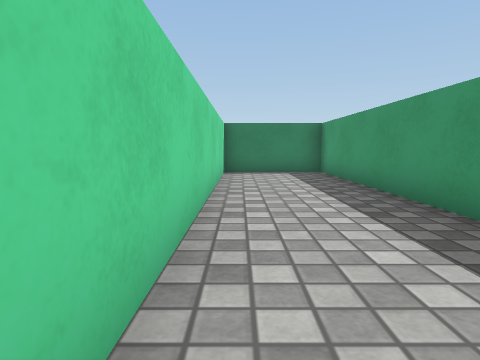
view 1 (above)

18 first-person views from a walk through a Unity game level. The camera is 0.41 m above the floor, tilts 6° down and sees 75° across. The floor is counted in squares, 0.5 m on a side. Each view is taken from the middle of a square. On the plan, view 1 faces up. The plan holds only what a view shows up to about 11 squares ahead; the rest is blank. The player character is not drawn. Surface patterns are stand-ins for the level's own textures.

view 2
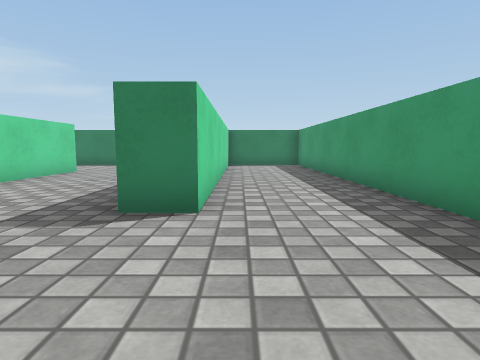

view 3
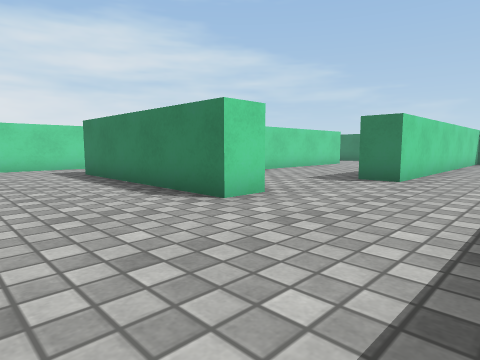

view 4
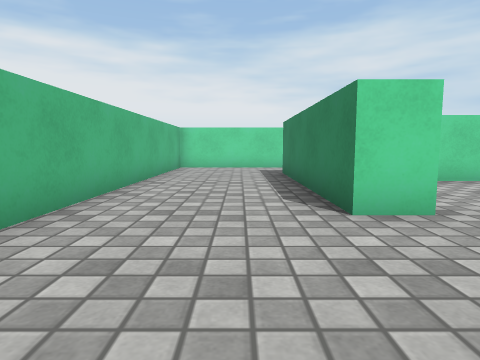

view 5
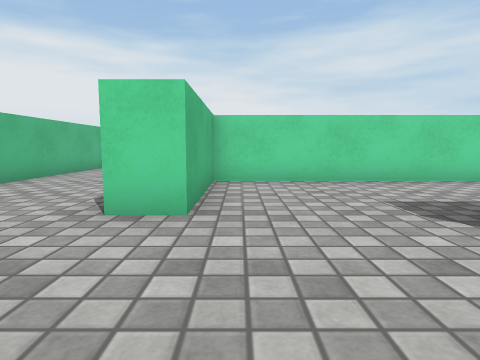

view 6
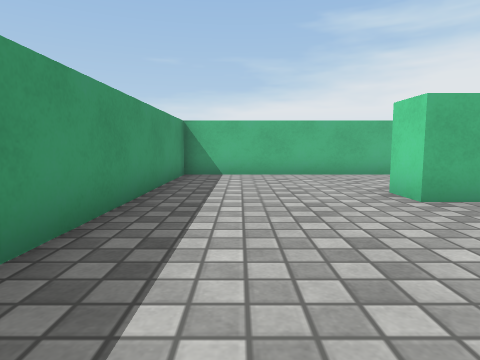

view 7
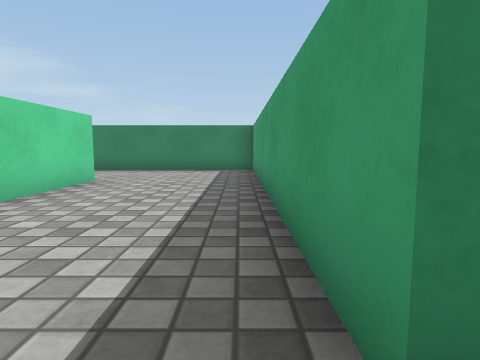

view 8
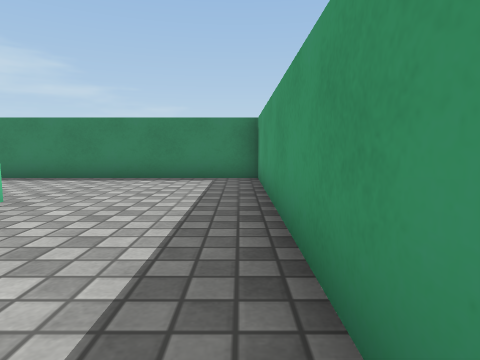

view 9
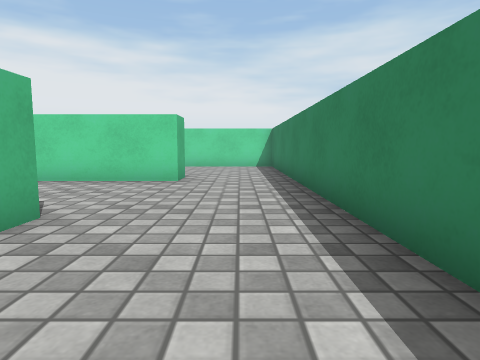

view 10
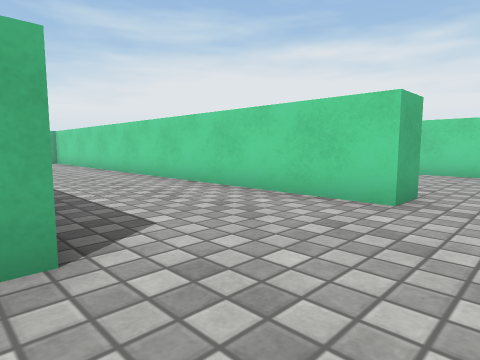

view 11
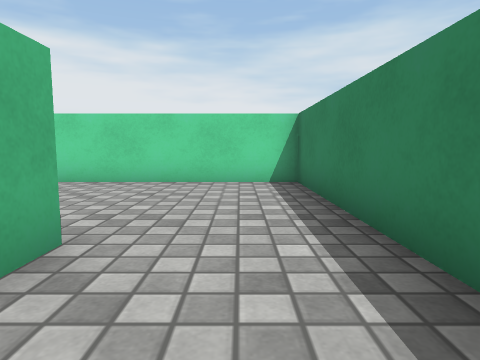

view 12
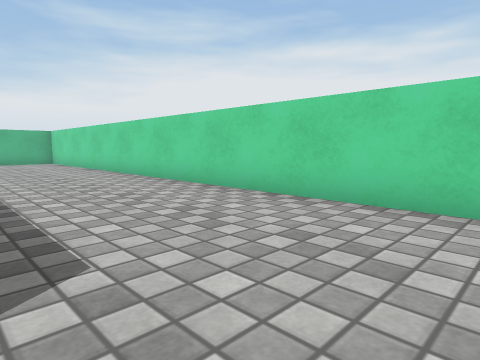

view 13
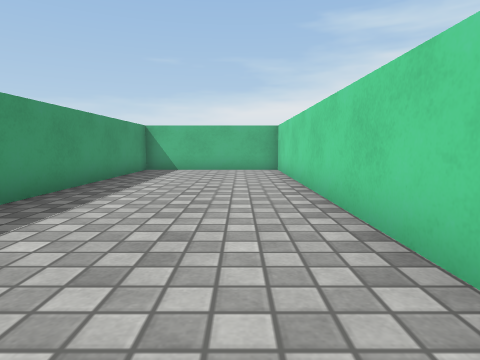

view 14
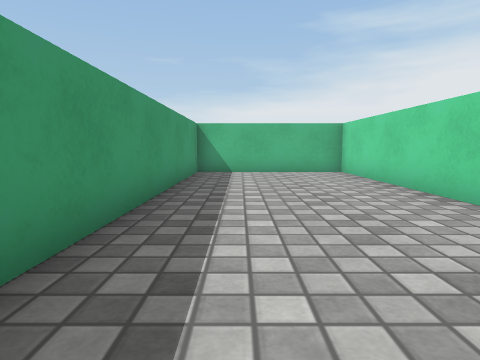

view 15
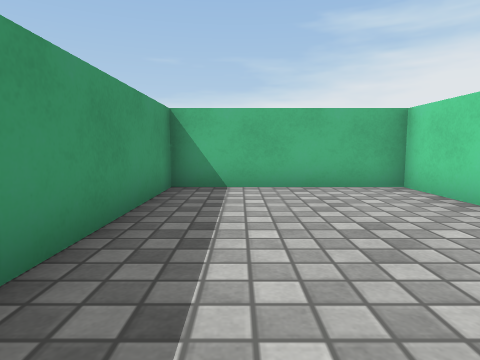

view 16
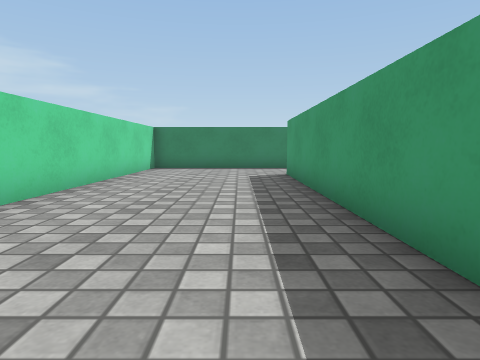

view 17
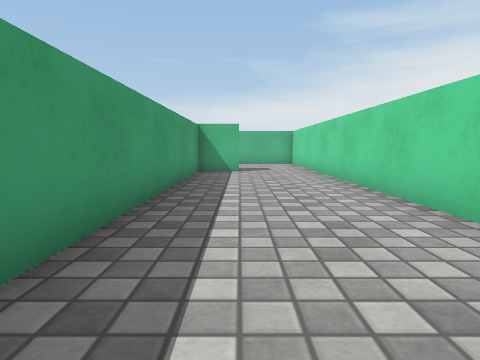

view 18
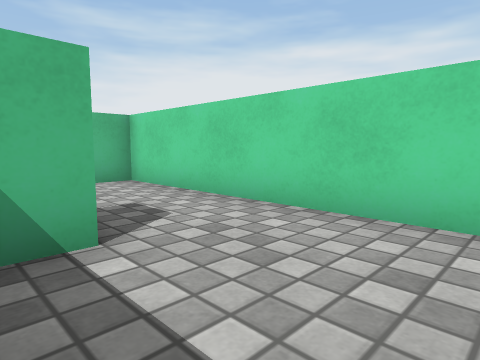

### Floor plan
Ten units are one square. View 1 is at (0, 0); x grows to the right and y downward. Boxes are objects, and circles mark ways between rooms. Rooms are numbered by the first view taken in them; rooms with no view inside come last. Other rooms are left out.
<svg viewBox="-169 -109 201 198">
<path fill="none" stroke="#000" d="M-56 -68 -56 36 -17 36 -17 46 -80 46M-80 36 -66 36 -66 -52M-66 -67 -60 -67M-106 -75 -106 84 27 84 27 -104 -5 -104 -5 2 -15 2 -15 -104 -104 -104M-104 -104 -164 -104 -164 84 -116 84 -116 -75 -106 -75"/>
<circle cx="-110" cy="-85" r="3" fill="#2a7"/>
<text x="-40" y="-10">1</text>
<text x="-140" y="-10">2</text>
</svg>
Room 1 opens to room 2.

Where each view was taken, in squares from view 1:
view 1: 0 up, 0 right, facing up
view 2: 4 down, 0 right, facing up
view 3: 8 down, 2 right, facing up-left
view 4: 6 down, 2 right, facing left
view 5: 3 down, 2 right, facing left
view 6: 1 up, 1 right, facing down
view 7: 1 down, 2 left, facing up
view 8: 2 up, 2 left, facing up
view 9: 9 up, 3 left, facing left
view 10: 9 up, 6 left, facing down-left
view 11: 9 up, 9 left, facing left
view 12: 9 up, 12 left, facing down-left
view 13: 3 up, 15 left, facing down
view 14: 2 up, 13 left, facing down
view 15: 2 down, 13 left, facing down
view 16: 2 down, 13 left, facing up
view 17: 7 up, 8 left, facing down
view 18: 1 down, 7 left, facing down-left
